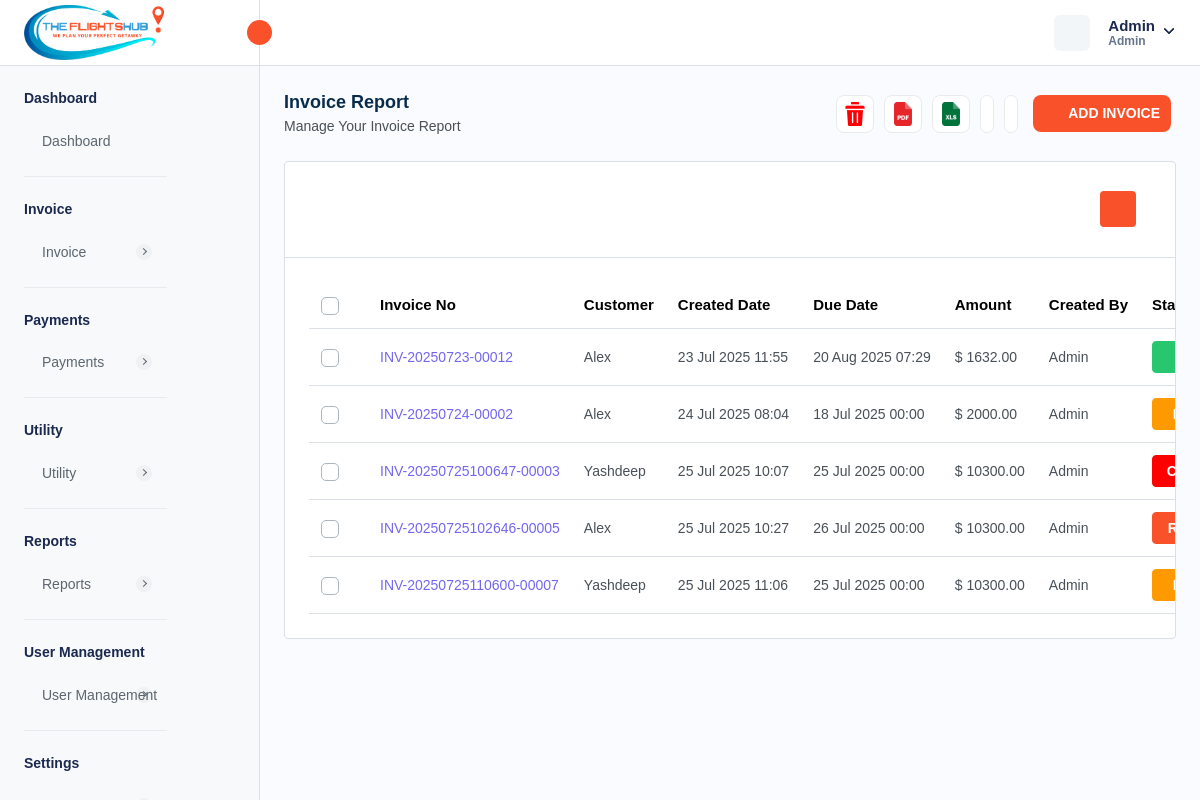
Before: /manage-invoice.php (signed in) with the older database file.
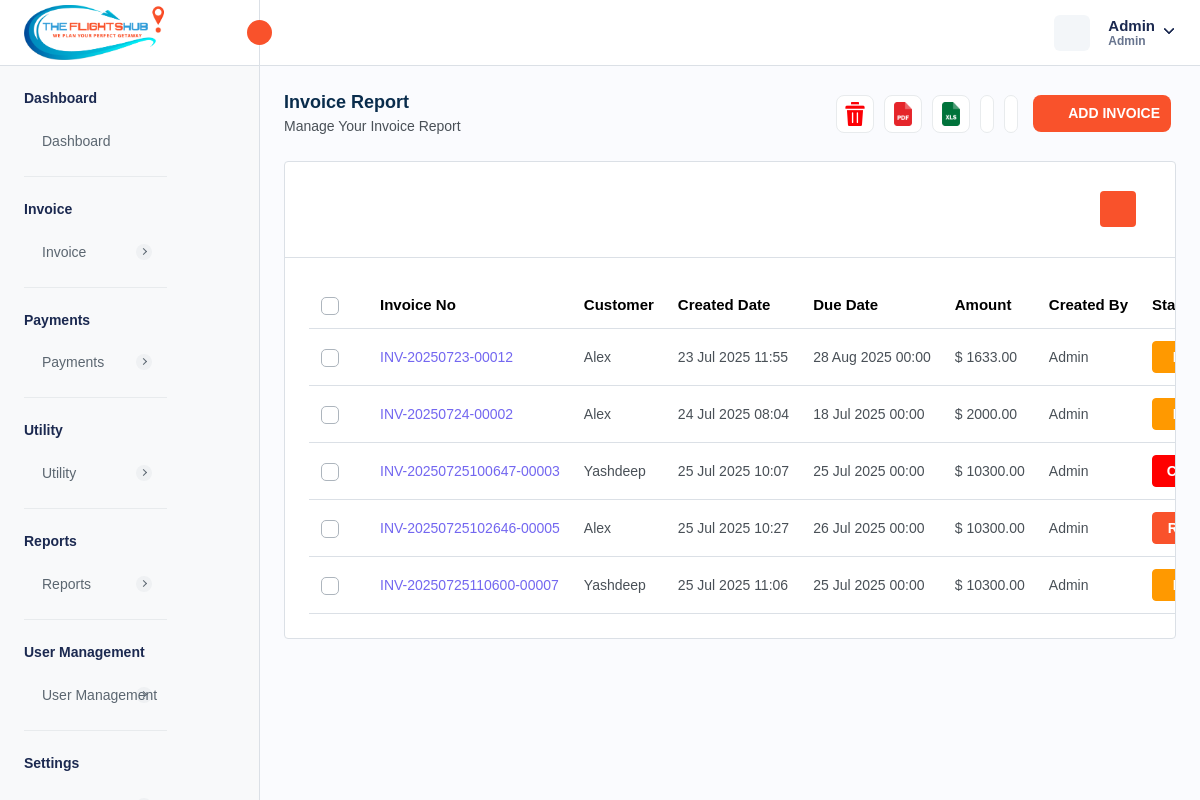
After: the same page with the newer database file.
### tables this page shows
CREATE TABLE `invoice` (
  `invoice_id` int NOT NULL AUTO_INCREMENT,
  `invoice_number` varchar(255) NOT NULL,
  `invoice_title` varchar(255) DEFAULT NULL,
  `payment_method` enum('CREDIT_CARD','DEBIT_CARD','CASH','CASH_DEPOSIT','NET_BANKING','PAYPAL','OTHER') NOT NULL,
  `transaction_id` varchar(255) DEFAULT NULL,
  `status` enum('PAID','PENDING','CANCELLED','REFUNDED') NOT NULL,
  `airline_name` text,
  `travel_date` varchar(45) DEFAULT NULL,
  `due_date` varchar(255) DEFAULT NULL,
  `customer_name` varchar(255) DEFAULT NULL,
  `service_id` json DEFAULT NULL,
  `from_location` text,
  `to_location` text,
  `customer_address` longtext,
  `description` longtext,
  `reminder_enabled` int NOT NULL DEFAULT '0',
  `reminder_count` int NOT NULL DEFAULT '0',
  `organization` varchar(255) DEFAULT NULL,
  `passenger_details` json DEFAULT NULL,
  `total_amount` decimal(10,2) NOT NULL,
  `created_at` timestamp NULL DEFAULT CURRENT_TIMESTAMP,
  `updated_at` timestamp NULL DEFAULT CURRENT_TIMESTAMP ON UPDATE CURRENT_TIMESTAMP,
  `created_by` int NOT NULL,
  `is_active` int NOT NULL DEFAULT '1',
  `customer_email` varchar(255) DEFAULT NULL,
  PRIMARY KEY (`invoice_id`),
  UNIQUE KEY `invoice_number_UNIQUE` (`invoice_number`),
  UNIQUE KEY `transaction_id_UNIQUE` (`transaction_id`)
);

CREATE TABLE `localization_settings` (
  `id` int NOT NULL AUTO_INCREMENT,
  `language` varchar(50) DEFAULT 'English',
  `timezone` varchar(100) DEFAULT 'UTC',
  `date_format` varchar(20) DEFAULT 'd M Y',
  `time_format` varchar(10) DEFAULT '12',
  `currency_id` int DEFAULT NULL,
  `created_at` datetime DEFAULT CURRENT_TIMESTAMP,
  `updated_at` datetime DEFAULT CURRENT_TIMESTAMP ON UPDATE CURRENT_TIMESTAMP,
  PRIMARY KEY (`id`)
);

### manage-invoice.php (the view, shortened to what the changed rows need)
<?php
require './database/config.php';
try {
    $stmtFetchLocalizationSettings = $db->prepare("SELECT * FROM localization_settings INNER JOIN currency ON localization_settings.currency_id = currency.currency_id;");
    $stmtFetchLocalizationSettings->execute();
    $localizationSettings = $stmtFetchLocalizationSettings->get_result()->fetch_array(MYSQLI_ASSOC);
    if ($_SERVER['REQUEST_METHOD'] == 'GET') {
        $params = [
            'customer' => isset($_GET['customer']) ? $_GET['customer'] : '',
            'from' => isset($_GET['from']) ? $_GET['from'] : '',
            'to' => isset($_GET['to']) ? $_GET['to'] : '',
        ];
        $hasParams = false;
        if ($hasParams) {
            $customerId = $params['customer'] ?? null;
            $startDate = $params['from'] ?? null;
            $endDate = $params['to'] ?? null;
            $startDate = $startDate ? date('Y-m-d', strtotime($startDate)) : null;
            $endDate = $endDate ? date('Y-m-d', strtotime($endDate)) : null;
            $query = "SELECT
            invoice.*,
            invoice.status as invoiceStatus,
            customer.customer_id,
            customer.customer_name,
            admin.admin_username
            FROM invoice
            INNER JOIN customer ON customer.customer_id = invoice.customer_id
            LEFT JOIN admin ON admin.admin_id = invoice.created_by
            WHERE invoice.is_active = 1";
            $conditions = [];
            $paramsToBind = [];
            if ($customerId) {
                $conditions[] = "invoice.customer_id = ?";
                $paramsToBind[] = $customerId;
            }
            if ($startDate) {
                $conditions[] = "DATE(invoice.created_at) >= ?";
                $paramsToBind[] = $startDate;
            }
            if ($endDate) {
                $conditions[] = "DATE(invoice.created_at) <= ?";
                $paramsToBind[] = $endDate;
            }
            if (!empty($conditions)) {
                $query .= " AND " . implode(" AND ", $conditions);
            }
            $stmtFetchInvoices = $db->prepare($query);
            if ($stmtFetchInvoices === false) {
                $_SESSION['error'] = 'Query preparation failed';
            } else {
                if (!empty($paramsToBind)) {
                    $types = str_repeat("s", count($paramsToBind));
                    $stmtFetchInvoices->bind_param($types, ...$paramsToBind);
                }
                if ($stmtFetchInvoices->execute()) {
                    $invoices = $stmtFetchInvoices->get_result();
                } else {
                    $_SESSION['error'] = 'Error fetching filtered invoices';
                }
                $stmtFetchInvoices->close();
            }
        } else {
            $stmtFetchInvoices = $db->prepare("SELECT
                invoice.*,
                invoice.status as invoiceStatus,
                admin.admin_username
                FROM invoice
                LEFT JOIN admin
                ON admin.admin_id = invoice.created_by
                WHERE invoice.is_active = 1
                ");
            if ($stmtFetchInvoices->execute()) {
                $invoices = $stmtFetchInvoices->get_result();
            } else {
                $_SESSION['error'] = 'Error for fetching customers';
            }
        }
    }
} catch (Exception $e) {
    $_SESSION['error'] = $e->getMessage();
}
?>
<!DOCTYPE html>
<html lang="en">
<head>
    <link rel="stylesheet" href="assets/css/bootstrap.min.css">
    <link rel="stylesheet" href="assets/css/animate.css">
    <link rel="stylesheet" href="assets/plugins/select2/css/select2.min.css">
    <link rel="stylesheet" href="assets/css/dataTables.bootstrap5.min.css">
    <link rel="stylesheet" href="assets/css/bootstrap-datetimepicker.min.css">
    <link rel="stylesheet" href="assets/plugins/daterangepicker/daterangepicker.css">
    <link rel="stylesheet" href="assets/plugins/summernote/summernote-bs4.min.css">
    <link rel="stylesheet" href="assets/plugins/fontawesome/css/fontawesome.min.css">
    <link rel="stylesheet" href="assets/plugins/fontawesome/css/all.min.css">
    <link rel="stylesheet" href="assets/css/style.css">
    <link rel="stylesheet" href="https://cdn.jsdelivr.net/npm/notyf@3/notyf.min.css" />
</head>
<body>
    <div class="main-wrapper">
        <div class="page-wrapper">
            <div class="content">
                <div class="card table-list-card">
                    <div class="card-body">
                        <div class="table-responsive">
                            <table id="myTable" class="table  datanew">
                                <thead>
                                    <tr>
                                        <th class="no-sort">
                                            <label class="checkboxs">
                                                <span class="checkmarks"></span>
                                            </label>
                                        </th>
                                        <th>Invoice No</th>
                                        <th>Customer</th>
                                        <th>Created Date</th>
                                        <th>Due Date</th>
                                        <th>Amount</th>
                                        <th>Created By</th>
                                        <th>Status</th>
                                    </tr>
                                </thead>
                                <tbody>
                                    <?php
                                    foreach ($invoices->fetch_all(MYSQLI_ASSOC) as $invoice) { ?>
                                        <tr>
                                            <td>
                                                <label class="checkboxs">
                                                    <span class="checkmarks"></span>
                                                </label>
                                            </td>
                                            <td class="ref-number"><?php echo $invoice['invoice_number'] ?></td>
                                            <td><?php echo $invoice['customer_name'] ?></td>
                                            <td><?php $date = new DateTime($invoice['created_at']);
                                            echo $date->format(isset($localizationSettings["date_format"]) ? $localizationSettings["date_format"] : "d M Y") ?>
                                            </td>
                                            <td><?php $date = new DateTime($invoice['due_date']);
                                            echo $date->format(isset($localizationSettings["date_format"]) ? $localizationSettings["date_format"] : "d M Y") ?>
                                            </td>
                                            <td><?php echo (isset($localizationSettings["currency_symbol"]) ? $localizationSettings["currency_symbol"] : "$") . " " . $invoice['total_amount'] ?>
                                            </td>
                                            <td><?php echo $invoice['admin_username'] ?></td>
                                            <td>
                                                <?php if ($invoice['invoiceStatus'] == 'PAID') { ?>
                                                    <span class="badge badge-lg bg-success">Paid</span>
                                                <?php } elseif ($invoice['invoiceStatus'] == 'CANCELLED') { ?>
                                                    <span class="badge badge-lg bg-danger">Cancelled</span>
                                                <?php } elseif ($invoice['invoiceStatus'] == 'PENDING') { ?>
                                                    <span class="badge badge-lg bg-warning">Pending</span>
                                                <?php } elseif ($invoice['invoiceStatus'] == 'REFUNDED') { ?>
                                                    <span class="badge badge-lg bg-primary">Refunded</span>
                                                <?php } ?>
                                            </td>
                                        </tr>
                                    <?php } ?>
                                </tbody>
                            </table>
                        </div>
                    </div>
                </div>
            </div>
        </div>
    </div>
</body>
</html>

Changed rows visible on the page:
changed invoice "INV-20250723-00012": due_date.date_format "20 Aug 2025 07:29" → "28 Aug 2025 00:00"; total_amount "1632.00" → "1633.00"; status "PAID" → "PENDING" (drawn)
